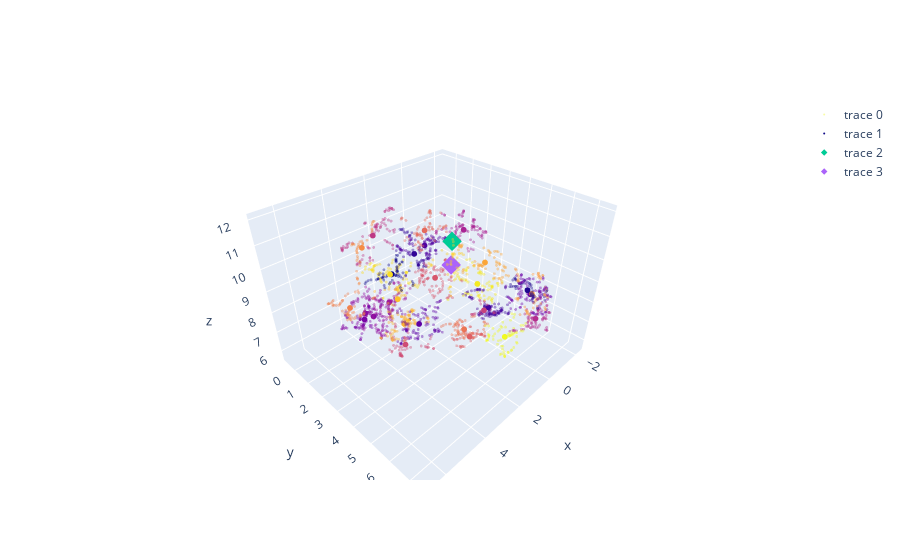

The notebook cell saved with this chart:
### Markdown cell above
### Predict user cluster
Predict cluster only for a single user for now

### Code cell
prediction = kmeans_model.predict(test_reduced[0])
print(f"You are labeled as cluster {prediction[0]}")

cluster_representant = kmeans_model.interpret(prediction)
print(f"Your representant lies at {cluster_representant}")
kmeans_model.visualize(user_reduced, test_reduced[0], cluster_representant)
kmeans_model.figure.show()

### Figure 1 — Plotly figure (JSON) as saved in the notebook; plotly's stock layout.template omitted (floating-point values rounded to 4 significant figures; data arrays with more than 128 entries replaced by an {"elided": "..."} marker saying what was removed)
{"data": [{"marker": {"color": {"elided": "2000 int values"}, "size": 1}, "mode": "markers", "opacity": 0.4, "x": {"elided": "2000 float values"}, "y": {"elided": "2000 float values"}, "z": {"elided": "2000 float values"}, "type": "scatter3d"}, {"marker": {"color": [0, 1, 2, 3, 4, 5, 6, 7, 8, 9, 10, 11, 12, 13, 14, 15, 16, 17, 18, 19, 20, 21, 22, 23, 24, 25, 26, 27, 28, 29], "size": 2}, "mode": "markers", "x": [1.823, 0.4769, 2.496, -0.5575, 0.4002, 3.669, -1.486, 4.762, 5.2, 3.653, 2.084, 0.4221, 0.3225, 3.686, 2.952, 3.255, 0.5806, 2.61, 2.528, 0.8802, 6.014, 3.387, -0.7316, -0.655, 2.396, 3.024, 2.23, 4.252, 1.015, 0.8385], "y": [0.2902, 6.381, 2.553, 3.934, 0.9137, 4.006, 5.356, 2.149, 2.888, 1.189, 0.2964, 3.158, 6.799, 1.673, 6.373, 2.684, 1.746, 5.554, 3.173, 3.809, 3.257, 0.4752, 5.868, 3.479, 1.647, 2.068, 4.202, 3.234, 4.481, 5.884], "z": [7.946, 9.456, 10.22, 6.783, 9.08, 8.348, 7.753, 8.12, 9.067, 7.103, 6.54, 10.69, 8.281, 11.12, 9.885, 6.233, 7.855, 8.035, 11.45, 6.317, 9.952, 10.0, 8.415, 8.868, 6.242, 8.128, 10.35, 10.43, 9.07, 7.139], "type": "scatter3d"}, {"marker": {"size": 5, "symbol": ["diamond"]}, "mode": "markers", "x": [2.222], "y": [4.211], "z": [11.31], "type": "scatter3d"}, {"marker": {"size": 5, "symbol": ["diamond"]}, "mode": "markers", "x": [2.23], "y": [4.202], "z": [10.35], "type": "scatter3d"}], "layout": {}}
